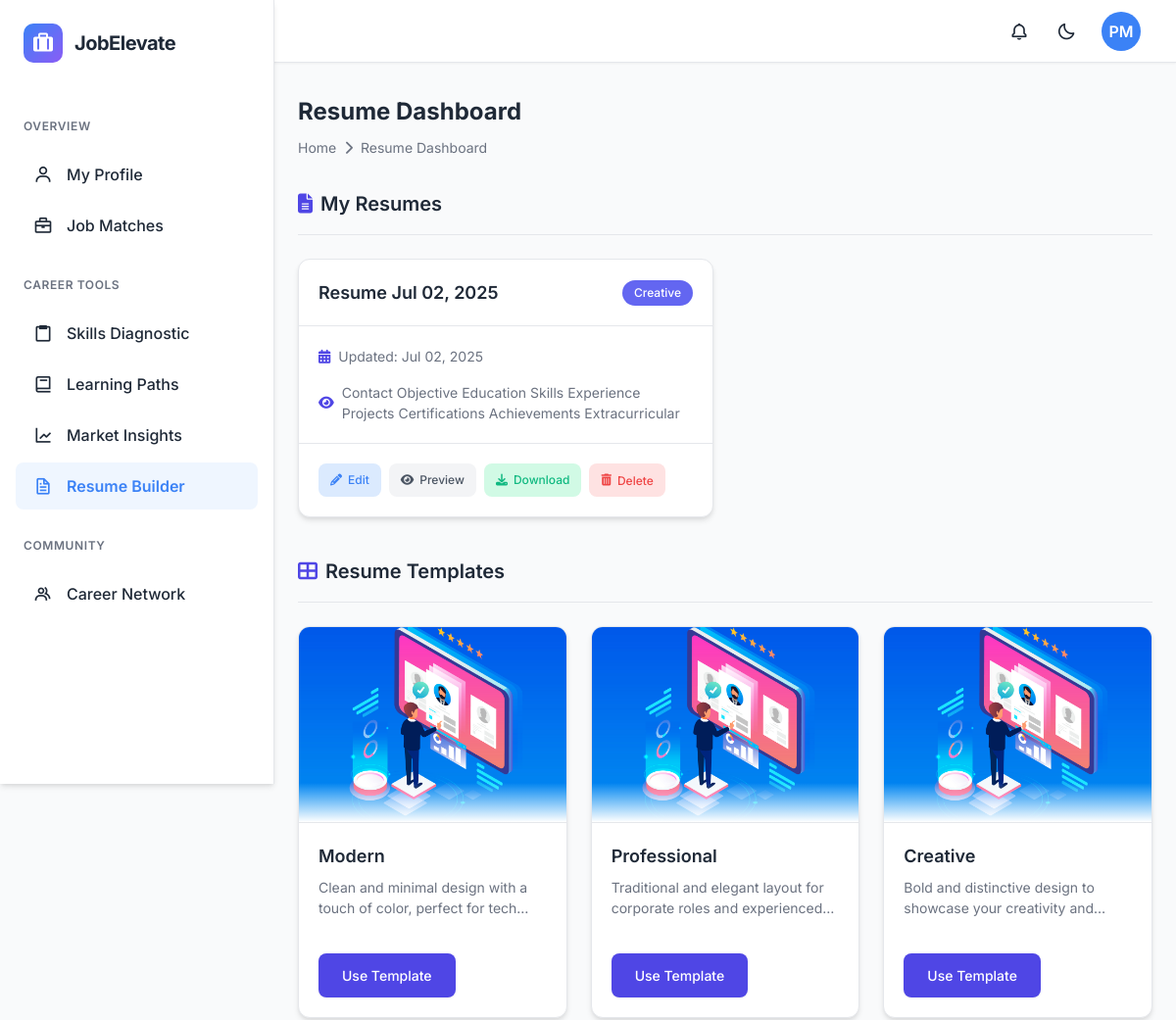
The app's page /resume_builder/ (signed in, upper part), older data.
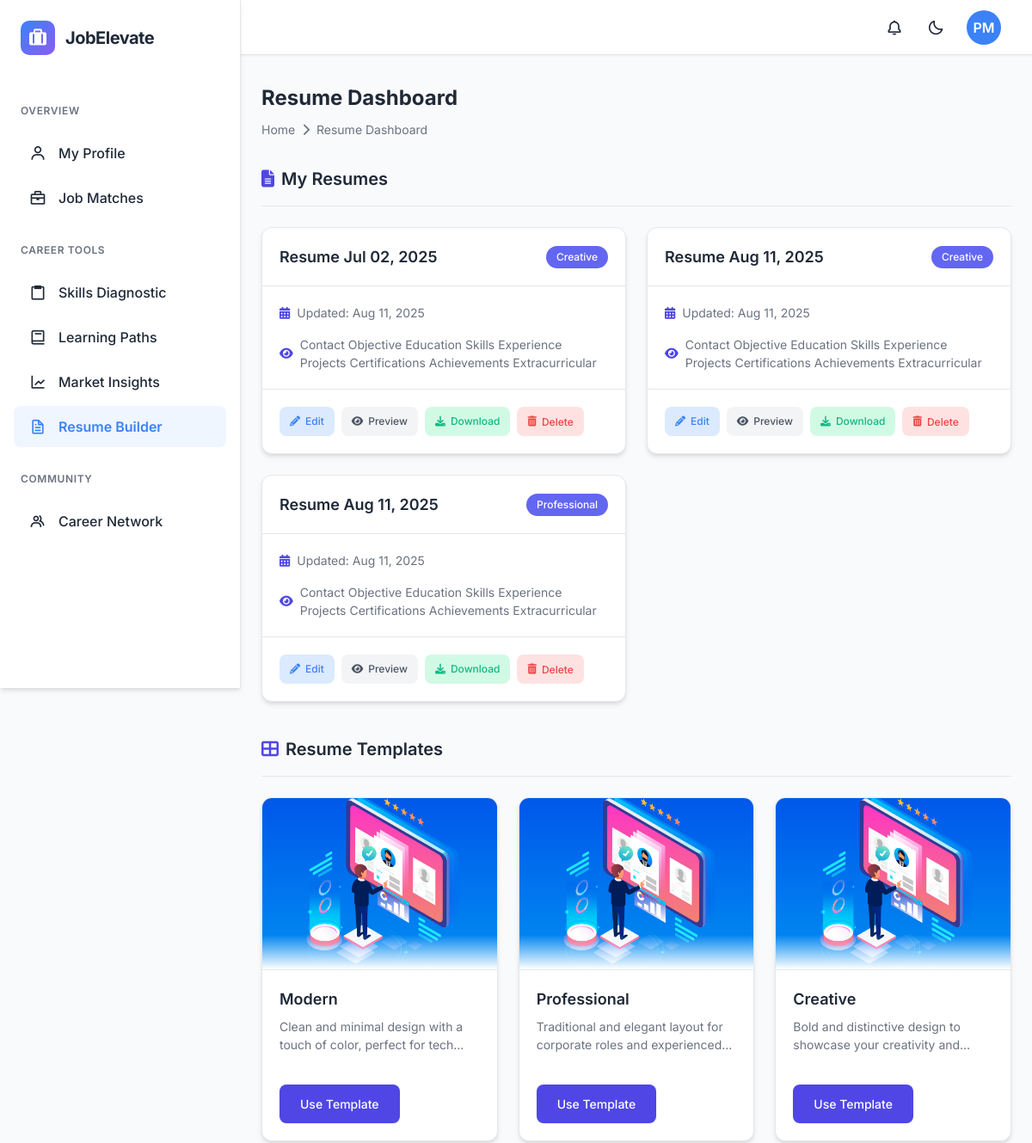
The same page, newer data.
### resume_builder/models.py (models this page shows, shortened)
class Resume(models.Model):
    STATUS_CHOICES = [
        ('draft', 'Draft'),
        ('published', 'Published'),
    ]
    user = models.ForeignKey(User, on_delete=models.CASCADE, related_name='resumes')
    template = models.ForeignKey(ResumeTemplate, on_delete=models.CASCADE, related_name='used_in_resumes')
    title = models.CharField(max_length=255)
    status = models.CharField(max_length=20, choices=STATUS_CHOICES, default='draft')
    primary_color = ColorField(default='#1565C0')
    secondary_color = ColorField(default='#03A9F4')
    font_family = models.CharField(max_length=100, default='Roboto, sans-serif')
    show_contact = models.BooleanField(default=True)
    show_links = models.BooleanField(default=True)
    show_objective = models.BooleanField(default=True)
    show_education = models.BooleanField(default=True)
    show_skills = models.BooleanField(default=True)
    show_experience = models.BooleanField(default=True)
    show_projects = models.BooleanField(default=True)
    show_certifications = models.BooleanField(default=True)
    show_achievements = models.BooleanField(default=True)
    show_extracurricular = models.BooleanField(default=True)
    pdf_file = models.FileField(upload_to='resume_pdfs/', blank=True, null=True)
    created_at = models.DateTimeField(auto_now_add=True)
    updated_at = models.DateTimeField(auto_now=True)
    last_downloaded = models.DateTimeField(blank=True, null=True)
    download_count = models.IntegerField(default=0)
    class Meta:
        ordering = ['-updated_at']

class ResumeTemplate(models.Model):
    name = models.CharField(max_length=100)
    description = models.TextField()
    preview_image = models.ImageField(upload_to='resume_templates/')
    html_structure = models.TextField()
    css_structure = models.TextField()
    is_active = models.BooleanField(default=True)
    created_at = models.DateTimeField(auto_now_add=True)
    updated_at = models.DateTimeField(auto_now=True)

### resume_builder/views.py (the view)
# urls.py: path('', views.resume_dashboard, name='resume_builder'),
@login_required
def resume_dashboard(request):
    user = request.user
    full_name = user.full_name.strip() if user.full_name else ""
    name_parts = full_name.split()
    if len(name_parts) >= 2:
        initials = name_parts[0][0].upper() + name_parts[-1][0].upper()
    elif len(name_parts) == 1:
        initials = name_parts[0][0].upper()
    else:
        initials = "US"
    user_resumes = Resume.objects.filter(user=user)
    resume_templates = ResumeTemplate.objects.filter(is_active=True)
    context = {
        'user_resumes': user_resumes,
        'resume_templates': resume_templates,
        'user_initials': initials,
    }
    return render(request, 'resume_builder/dashboard.html', context)

### accounts/models.py (called while the page is built, shortened)
    def get_skills_list(self):
        return [skill.strip() for skill in self.technical_skills.split(',')] if self.technical_skills else []

    def get_job_matches_count(self, match_threshold=0.3):
        if self.user_type not in ['student', 'professional']:
            return 0
        try:
            from recruiter.models import Job
            user_skills = self.get_skills_list()
            if not user_skills:
                return 0
        except Exception as e:
            import logging
            logger = logging.getLogger(__name__)
            logger.error(f"Error calculating job matches for user {self.id}: {str(e)}")
            return 0

### backend/context_processors.py (called while the page is built)
def user_initials(request):
    if request.user.is_authenticated:
        full_name = request.user.full_name.strip() if request.user.full_name else ""
        name_parts = full_name.split()
        if len(name_parts) >= 2:
            initials = name_parts[0][0].upper() + name_parts[-1][0].upper()
        elif len(name_parts) == 1:
            initials = name_parts[0][0].upper()
        else:
            initials = "US"
    else:
        initials = "US"
    return {
        'user_initials': initials
    }

### resume_builder/templates/resume_builder/dashboard.html (shortened to what the changed rows need)
{% extends 'dashboard/base.html' %}
{% load static %}
{% block content %}
<head>
    <link rel="stylesheet" href="https://cdnjs.cloudflare.com/ajax/libs/font-awesome/6.4.0/css/all.min.css">
</head>
<body>
   <div class="resume-dashboard-container">
    <header class="page-header">
        <h1 class="page-title">Resume Dashboard</h1>
    </header>
    <section class="content-section">
        <div class="section-header">
            <h2 class="section-title"><i class="fas fa-file-alt"></i> My Resumes</h2>
        </div>
        {% if user_resumes %}
        <div class="resume-grid">
            {% for resume in user_resumes %}
            <div class="resume-card" data-id="{{ resume.id }}">
                <div class="resume-card-header">
                    <h4>{{ resume.title }}</h4>
                    <span class="resume-template-badge">{{ resume.template.name }}</span>
                </div>
                <div class="resume-card-body">
                    <div class="resume-stats">
                        <div class="resume-stat">
                            <i class="fas fa-calendar-alt"></i>
                            <span>Updated: {{ resume.updated_at|date:"M d, Y" }}</span>
                        </div>
                        <div class="resume-stat">
                            <i class="fas fa-eye"></i>
                            <span>
                                {{ resume.show_contact|yesno:"Contact," }}
                                {{ resume.show_objective|yesno:"Objective," }}
                                {{ resume.show_education|yesno:"Education," }}
                                {{ resume.show_skills|yesno:"Skills," }}
                                {{ resume.show_experience|yesno:"Experience," }}
                                {{ resume.show_projects|yesno:"Projects," }}
                                {{ resume.show_certifications|yesno:"Certifications," }}
                                {{ resume.show_achievements|yesno:"Achievements," }}
                                {{ resume.show_extracurricular|yesno:"Extracurricular," }}
                            </span>
                        </div>
                    </div>
                </div>
                <div class="resume-card-actions">
                    <a href="{% url 'resume_builder:edit_resume' resume.id %}" class="btn-action btn-edit">
                        <i class="fas fa-pencil-alt"></i> Edit
                    </a>
                    <a href="{% url 'resume_builder:preview_resume' resume.id %}" class="btn-action btn-preview">
                        <i class="fas fa-eye"></i> Preview
                    </a>
                    <a href="{% url 'resume_builder:download_resume' resume.id %}" class="btn-action btn-download">
                        <i class="fas fa-download"></i> Download
                    </a>
                    <button class="btn-action btn-delete" data-resume-id="{{ resume.id }}">
                        <i class="fas fa-trash-alt"></i> Delete
                    </button>
                </div>
            </div>
            {% endfor %}
        </div>
        {% endif %}
    </section>
    <section class="content-section">
        <div class="section-header">
            <h2 class="section-title"><i class="fas fa-th-large"></i> Resume Templates</h2>
        </div>
        <div class="template-grid">
            {% for template in resume_templates %}
                <div class="template-card">
                    <div class="template-preview">
                      {% if template.preview_image %}
                          <img src="{{ template.preview_image.url }}" alt="{{ template.name }} Template Preview">
                      {% else %}
                          <img src="{% static 'images/template-default.png' %}" alt="{{ template.name }} Template Preview">
                      {% endif %}
                    </div>
                    <div class="template-info">
                        <h4>{{ template.name }}</h4>
                        <p>{{ template.description }}</p>
                    </div>
                    <div class="template-actions">
                        <a href="{% url 'resume_builder:create_resume' %}?template_id={{ template.id }}" class="btn-primary use-template-btn">Use Template</a>
                    </div>
                </div>
            {% empty %}
                <p>No resume templates available.</p>
            {% endfor %}
        </div>
    </section>
</div>
{% endblock %}

Row changes from the older to the newer data that the page shows:
changed Resume "Resume Jul 02, 2025": updated_at "Jul 02, 2025" → "Aug 11, 2025"
added Resume: title "Resume Aug 11, 2025", template.name "Creative", updated_at "Aug 11, 2025", show_contact "Contact", show_objective "Objective", show_education "Education", show_skills "Skills", show_experience "Experience", show_projects "Projects", show_certifications "Certifications", show_achievements "Achievements", show_extracurricular "Extracurricular"
added Resume: title "Resume Aug 11, 2025", template.name "Professional", updated_at "Aug 11, 2025", show_contact "Contact", show_objective "Objective", show_education "Education", show_skills "Skills", show_experience "Experience", show_projects "Projects", show_certifications "Certifications", show_achievements "Achievements", show_extracurricular "Extracurricular"
